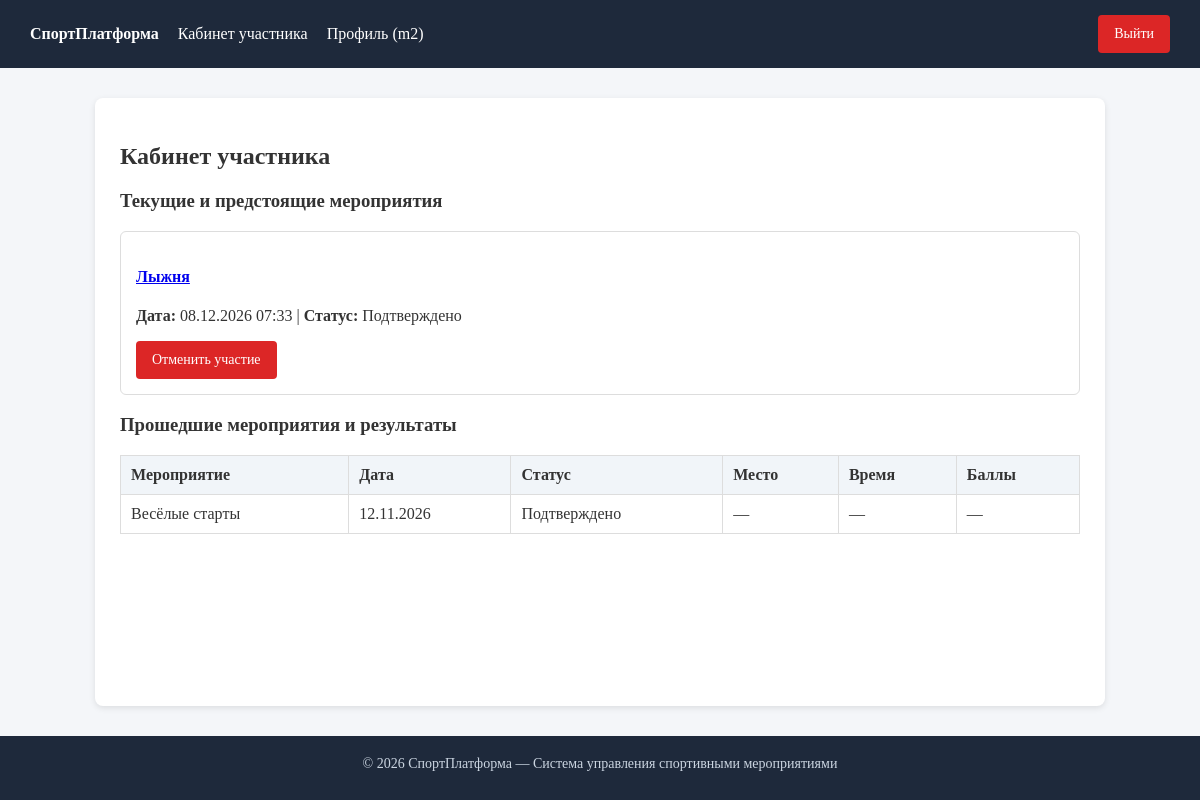
The page /cabinet/participant/ (signed in) on the database its author committed.
### accounts_app/models.py (models this page shows, shortened)
class User(AbstractUser):
    class Role(models.TextChoices):
        ORGANIZER = "organizer", "Организатор"
        PARTICIPANT = "participant", "Участник"
    role = models.CharField(
        max_length=20,
        choices=Role.choices,
        default=Role.PARTICIPANT,
        verbose_name="Роль",
    )
    organizer = models.OneToOneField(
        "events_app.Organizer",
        on_delete=models.PROTECT,  # защищаем созданные мероприятия от удаления при удалении аккаунта
        null=True,
        blank=True,
        related_name="user_account",
        verbose_name="Карточка организатора",
    )
    participant = models.OneToOneField(
        "events_app.Participant",
        on_delete=models.PROTECT,  # защищаем историю участий и результатов от каскадного удаления
        null=True,
        blank=True,
        related_name="user_account",
        verbose_name="Карточка участника",
    )
    is_approved = models.BooleanField(
        default=False,
        verbose_name="Подтвержден администратором",
    )
    class Meta:
        verbose_name = "Пользователь"
        verbose_name_plural = "Пользователи"

### events_app/models.py (models this page shows, shortened)
class Registration(models.Model):
    class Status(models.TextChoices):
        CONFIRMED = "confirmed", "Подтверждено"
        CANCELLED = "cancelled", "Отменено"
    participant = models.ForeignKey(
        Participant,
        on_delete=models.CASCADE,
        related_name="registrations",
        verbose_name="Участник",
    )
    event = models.ForeignKey(
        Event,
        on_delete=models.CASCADE,
        related_name="registrations",
        verbose_name="Мероприятие",
    )
    status = models.CharField(
        max_length=20,
        choices=Status.choices,
        default=Status.CONFIRMED,
        verbose_name="Статус",
    )
    created_at = models.DateTimeField(auto_now_add=True, verbose_name="Дата регистрации")
    class Meta:
        verbose_name = "Регистрация на мероприятие"
        verbose_name_plural = "Регистрации на мероприятия"
        unique_together = ("participant", "event")

class Event(models.Model):
    class EventType(models.TextChoices):
        MARATHON = "marathon", "Марафон / Забег"
        TOURNAMENT = "tournament", "Турнир"
        COMPETITION = "competition", "Соревнование"
        OTHER = "other", "Другое"
    organizer = models.ForeignKey(
        Organizer,
        on_delete=models.CASCADE,
        related_name="events",
        verbose_name="Организатор",
    )
    title = models.CharField(max_length=200, verbose_name="Название мероприятия")
    event_type = models.CharField(
        max_length=20,
        choices=EventType.choices,
        default=EventType.COMPETITION,
        verbose_name="Тип мероприятия",
    )
    description = models.TextField(verbose_name="Описание")
    date = models.DateTimeField(verbose_name="Дата и время проведения")
    location = models.CharField(max_length=255, verbose_name="Место проведения")
    class Meta:
        verbose_name = "Мероприятие"
        verbose_name_plural = "Мероприятия"
        ordering = ["date"]

### events_app/views.py (the view)
# urls.py: path("cabinet/participant/", views.participant_cabinet, name="participant_cabinet"),
@login_required
def participant_cabinet(request):
    if request.user.role != User.Role.PARTICIPANT:
        return redirect("home")
    now = timezone.now()
    registrations = Registration.objects.filter(
        participant=request.user.participant
    ).select_related("event", "result")
    upcoming_registrations = registrations.filter(event__date__gte=now)
    past_registrations = registrations.filter(event__date__lt=now)
    return render(
        request,
        "events_app/participant_cabinet.html",
        {
            "upcoming_registrations": upcoming_registrations,
            "past_registrations": past_registrations,
        },
    )

### events_app/templates/events_app/participant_cabinet.html
{% extends "base.html" %}
{% block content %}
<h2>Кабинет участника</h2>
<h3>Текущие и предстоящие мероприятия</h3>
{% for reg in upcoming_registrations %}
    <div class="card">
        <h4><a href="{% url 'event_detail' reg.event.id %}">{{ reg.event.title }}</a></h4>
        <p><strong>Дата:</strong> {{ reg.event.date|date:"d.m.Y H:i" }} | <strong>Статус:</strong> {{ reg.get_status_display }}</p>
        {% if reg.status == 'confirmed' %}
            <a href="{% url 'cancel_registration' reg.id %}" class="btn btn-danger">Отменить участие</a>
        {% endif %}
    </div>
{% empty %}
    <p>Нет предстоящих мероприятий.</p>
{% endfor %}
<h3>Прошедшие мероприятия и результаты</h3>
<table>
    <tr>
        <th>Мероприятие</th>
        <th>Дата</th>
        <th>Статус</th>
        <th>Место</th>
        <th>Время</th>
        <th>Баллы</th>
    </tr>
    {% for reg in past_registrations %}
    <tr>
        <td>{{ reg.event.title }}</td>
        <td>{{ reg.event.date|date:"d.m.Y" }}</td>
        <td>{{ reg.get_status_display }}</td>
        <td>{{ reg.result.place|default:"—" }}</td>
        <td>{{ reg.result.finish_time|default:"—" }}</td>
        <td>{{ reg.result.score|default:"—" }}</td>
    </tr>
    {% empty %}
    <tr><td colspan="6">История участий пока пуста.</td></tr>
    {% endfor %}
</table>
{% endblock %}

### templates/base.html (shortened to what this page needs)
{% load static %}
<!DOCTYPE html>
<html lang="ru">
<head>
    <link rel="stylesheet" href="{% static 'css/style.css' %}">
</head>
<body>
<header>
    <div>
        <a href="{% url 'home' %}"><strong>СпортПлатформа</strong></a>
        {% if user.is_authenticated %}
            {% if user.role == 'participant' %}
                <a href="{% url 'participant_cabinet' %}">Кабинет участника</a>
            {% elif user.role == 'organizer' %}
                <a href="{% url 'organizer_cabinet' %}">Кабинет организатора</a>
            {% endif %}
            <a href="{% url 'profile' %}">Профиль ({{ user.username }})</a>
        {% endif %}
    </div>
    <div>
        {% if user.is_authenticated %}
            <form action="{% url 'logout' %}" method="post" style="display:inline;">
                <button type="submit" class="btn btn-danger">Выйти</button>
            </form>
        {% else %}
            <a href="{% url 'login' %}">Вход</a>
            <a href="{% url 'register_participant' %}">Регистрация участника</a>
            <a href="{% url 'register_organizer' %}">Регистрация организатора</a>
        {% endif %}
    </div>
</header>
<div class="container">
    {% block content %}{% endblock %}
</div>
<footer>
        <p style="margin: 0 0 8px;">&copy; 2026 СпортПлатформа — Система управления спортивными мероприятиями</p>
</footer>
</body>
</html>

### static/css/style.css (style rules this page uses)
body { min-height: 100vh; display: flex; flex-direction: column; margin: 0; padding: 0; background: #f4f6f9; color: #333; }
header { background: #1e293b; color: #fff; padding: 15px 30px; display: flex; justify-content: space-between; align-items: center; }
header a { color: #fff; text-decoration: none; margin-right: 15px; }
.container { flex: 1 0 auto; width: min(960px, calc(100% - 50px)); margin: 30px auto; background: #fff; padding: 25px; border-radius: 8px; box-shadow: 0 2px 6px rgba(0,0,0,0.1); }
.card { border: 1px solid #ddd; padding: 15px; margin-bottom: 15px; border-radius: 6px; }
.btn { display: inline-flex; align-items: center; justify-content: center; box-sizing: border-box; height: 38px; padding: 0 16px; font-family: inherit; font-size: 14px; font-weight: 500; line-height: 1; background: #2563eb; color: #fff; text-decoration: none; border-radius: 4px; border: none; cursor: pointer; }
.btn-danger { background: #dc2626; }
table { width: 100%; border-collapse: collapse; margin-top: 15px; }
th, td { border: 1px solid #ddd; padding: 10px; text-align: left; }
th { background: #f1f5f9; }
footer { background: #1e293b; color: #cbd5e1; padding: 20px 30px; text-align: center; font-size: 14px; margin-top: auto; }

### rows shown on the page
User: username "m2"
Registration: event "Лыжня", event "08.12.2026 07:33", status "Подтверждено", shows "Отменить участие"
Registration: event "Весёлые старты", event "12.11.2026", status "Подтверждено", result.place "—", result.finish_time "—", result.score "—"
